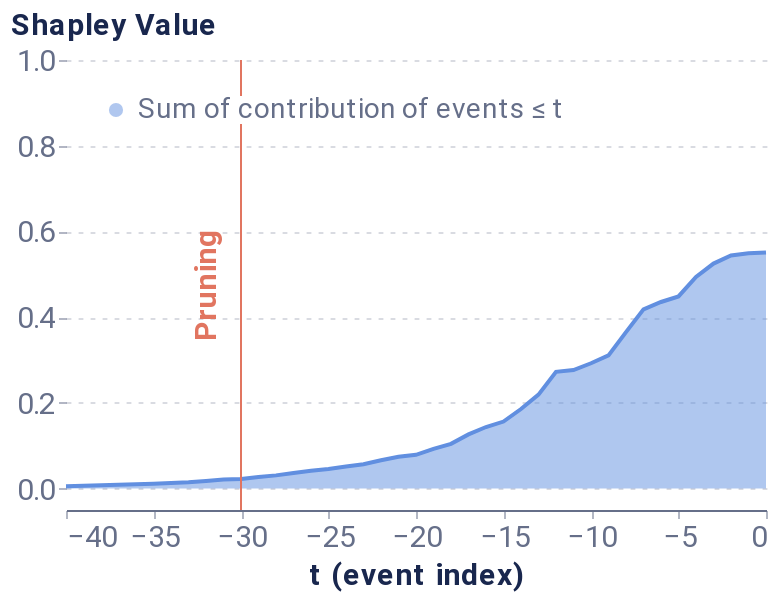

Source (notebook cell):
### Markdown cell above
##### Pruning algorithm

### Code cell
pruning_dict = {'tol': 0.025,}
coal_plot_data, coal_prun_idx = local_pruning(f, pos_x_data, pruning_dict, average_event, positive_sequence_id, sequence_id_feat, False)
# coal_prun_idx is in negative terms
pruning_idx = pos_x_data.shape[1] + coal_prun_idx
pruning_plot = plot_temp_coalition_pruning(coal_plot_data, coal_prun_idx, plot_limit=40)
pruning_plot

### Figure 1 — Vega-Lite specification as saved in the notebook (floating-point values rounded to 4 significant figures)
{"config": {"axis": {"domain": true, "domainColor": "#666F89", "grid": false, "gridCap": "round", "gridColor": "#B3B7C4", "gridDash": [2, 4], "gridWidth": 0.5, "labelColor": "#666F89", "labelFont": "Roboto, Arial, sans-serif", "labelPadding": 2, "tickColor": "#666F89", "tickOpacity": 0.5, "tickSize": 4, "titleColor": "#19274E", "titleFont": "Roboto, Arial, sans-serif", "titleFontSize": 12}, "axisBand": {"domain": true, "labelPadding": 4, "ticks": false}, "axisY": {"domain": false, "titleAlign": "left", "titleAngle": 0, "titleX": -20, "titleY": -10}, "legend": {"labelColor": "#666F89", "labelFont": "Roboto, Arial, sans-serif", "labelFontSize": 12, "symbolSize": 40, "titleColor": "#19274E", "titleFont": "Roboto, Arial, sans-serif", "titleFontSize": 12, "titlePadding": 4}, "arc": {"stroke": "#FFFFFF", "strokeWidth": 1}, "bar": {"fill": "#2770EB", "stroke": null}, "line": {"stroke": "#2770EB", "strokeWidth": 2}, "path": {"stroke": "#2770EB", "strokeWidth": 0.5}, "point": {"fill": "#2770EB", "shape": "circle", "filled": true}, "rect": {"fill": "#2770EB"}, "rule": {"stroke": "#666F89"}, "shape": {"stroke": "#2770EB"}, "text": {"color": "#19274E", "font": "Roboto, Arial, sans-serif", "fontSize": 12}, "range": {"category": ["#2770EB", "#77B98A", "#DA5252", "#FFC400", "#A87AEA", "#00A39E", "#19274E"], "diverging": ["#006360", "#2BB3AE", "#96D9D7", "#FFFFFF", "#EDAAAA", "#DA5252", "#811D1D"], "heatmap": ["#18448F", "#1B4EA5", "#2770EB", "#4C88EE", "#82ACF3", "#A6C4F7", "#E9F1FD"], "ramp": ["#18448F", "#1B4EA5", "#2770EB", "#4C88EE", "#82ACF3", "#A6C4F7", "#E9F1FD"]}, "background": "#FFFFFF", "group": {"fill": "#FFFFFF"}, "header": {"labelColor": "#19274E", "labelFont": "Roboto, Arial, sans-serif", "labelFontSize": 12, "titleColor": "#19274E", "titleFont": "Roboto, Arial, sans-serif", "titleFontSize": 16}, "title": {"anchor": "start", "color": "#19274E", "font": "Roboto, Arial, sans-serif", "fontSize": 20, "fontWeight": "bold", "offset": 20, "subtitleColor": "#19274E", "subtitleFontSize": 16}, "view": {"continuousHeight": 300, "continuousWidth": 400, "stroke": "transparent"}}, "layer": [{"mark": {"type": "area", "opacity": 0.5}, "encoding": {"color": {"field": "Coalition", "legend": {"fillColor": "white", "labelFontSize": 14, "labelLimit": 0, "orient": "top-left", "symbolSize": 50, "symbolStrokeWidth": 0, "title": null}, "scale": {"domain": ["Sum of contribution of events ≤ t"], "range": ["#618FE0"]}, "type": "nominal"}, "x": {"axis": {"labelFontSize": 15, "title": "t (event index)", "titleFontSize": 15}, "field": "t (event index)", "type": "quantitative"}, "y": {"axis": {"grid": true, "labelFontSize": 15, "titleFontSize": 15, "titleX": -28}, "field": "Shapley Value", "scale": {"domain": [-0.05, 1]}, "type": "quantitative"}}}, {"mark": "line", "encoding": {"color": {"field": "Coalition", "legend": {"fillColor": "white", "labelFontSize": 14, "labelLimit": 0, "orient": "top-left", "symbolSize": 50, "symbolStrokeWidth": 0, "title": null}, "scale": {"domain": ["Sum of contribution of events ≤ t"], "range": ["#618FE0"]}, "type": "nominal"}, "x": {"axis": {"labelFontSize": 15, "title": "t (event index)", "titleFontSize": 15}, "field": "t (event index)", "type": "quantitative"}, "y": {"axis": {"grid": true, "labelFontSize": 15, "titleFontSize": 15, "titleX": -28}, "field": "Shapley Value", "scale": {"domain": [-0.05, 1]}, "type": "quantitative"}}}, {"data": {"name": "data-214b1be6f8303b638ed06bc90701ee2d"}, "mark": {"type": "rule", "color": "#E17560"}, "encoding": {"x": {"field": "x", "type": "quantitative"}}}, {"data": {"name": "data-1ff5f42b34f55fe91292a24c0e6ec62d"}, "mark": {"type": "text", "angle": 270, "color": "#E17560", "fontSize": 15, "fontWeight": "bold", "text": "Pruning"}, "encoding": {"x": {"field": "x", "type": "quantitative"}}}], "data": {"name": "data-cea5a59822bcda18601a5234d1603b38"}, "height": 225, "width": 350, "$schema": "https://vega.github.io/schema/vega-lite/v4.17.0.json", "datasets": {"data-cea5a59822bcda18601a5234d1603b38": [{"Coalition": "Sum of contribution of events > t", "t (event index)": 0, "Shapley Value": 0.0}, {"Coalition": "Sum of contribution of events ≤ t", "t (event index)": 0, "Shapley Value": 0.5511}, {"Coalition": "Sum of contribution of events > t", "t (event index)": -1, "Shapley Value": 0.002203}, {"Coalition": "Sum of contribution of events ≤ t", "t (event index)": -1, "Shapley Value": 0.5489}, {"Coalition": "Sum of contribution of events > t", "t (event index)": -2, "Shapley Value": 0.007278}, {"Coalition": "Sum of contribution of events ≤ t", "t (event index)": -2, "Shapley Value": 0.5438}, {"Coalition": "Sum of contribution of events > t", "t (event index)": -3, "Shapley Value": 0.02611}, {"Coalition": "Sum of contribution of events ≤ t", "t (event index)": -3, "Shapley Value": 0.525}, {"Coalition": "Sum of contribution of events > t", "t (event index)": -4, "Shapley Value": 0.05748}, {"Coalition": "Sum of contribution of events ≤ t", "t (event index)": -4, "Shapley Value": 0.4936}, {"Coalition": "Sum of contribution of events > t", "t (event index)": -5, "Shapley Value": 0.1027}, {"Coalition": "Sum of contribution of events ≤ t", "t (event index)": -5, "Shapley Value": 0.4484}, {"Coalition": "Sum of contribution of events > t", "t (event index)": -6, "Shapley Value": 0.1158}, {"Coalition": "Sum of contribution of events ≤ t", "t (event index)": -6, "Shapley Value": 0.4353}, {"Coalition": "Sum of contribution of events > t", "t (event index)": -7, "Shapley Value": 0.133}, {"Coalition": "Sum of contribution of events ≤ t", "t (event index)": -7, "Shapley Value": 0.4181}, {"Coalition": "Sum of contribution of events > t", "t (event index)": -8, "Shapley Value": 0.1861}, {"Coalition": "Sum of contribution of events ≤ t", "t (event index)": -8, "Shapley Value": 0.365}, {"Coalition": "Sum of contribution of events > t", "t (event index)": -9, "Shapley Value": 0.2402}, {"Coalition": "Sum of contribution of events ≤ t", "t (event index)": -9, "Shapley Value": 0.3109}, {"Coalition": "Sum of contribution of events > t", "t (event index)": -10, "Shapley Value": 0.2587}, {"Coalition": "Sum of contribution of events ≤ t", "t (event index)": -10, "Shapley Value": 0.2924}, {"Coalition": "Sum of contribution of events > t", "t (event index)": -11, "Shapley Value": 0.2745}, {"Coalition": "Sum of contribution of events ≤ t", "t (event index)": -11, "Shapley Value": 0.2766}, {"Coalition": "Sum of contribution of events > t", "t (event index)": -12, "Shapley Value": 0.2787}, {"Coalition": "Sum of contribution of events ≤ t", "t (event index)": -12, "Shapley Value": 0.2724}, {"Coalition": "Sum of contribution of events > t", "t (event index)": -13, "Shapley Value": 0.3319}, {"Coalition": "Sum of contribution of events ≤ t", "t (event index)": -13, "Shapley Value": 0.2191}, {"Coalition": "Sum of contribution of events > t", "t (event index)": -14, "Shapley Value": 0.3654}, {"Coalition": "Sum of contribution of events ≤ t", "t (event index)": -14, "Shapley Value": 0.1856}, {"Coalition": "Sum of contribution of events > t", "t (event index)": -15, "Shapley Value": 0.3947}, {"Coalition": "Sum of contribution of events ≤ t", "t (event index)": -15, "Shapley Value": 0.1564}, {"Coalition": "Sum of contribution of events > t", "t (event index)": -16, "Shapley Value": 0.4075}, {"Coalition": "Sum of contribution of events ≤ t", "t (event index)": -16, "Shapley Value": 0.1436}, {"Coalition": "Sum of contribution of events > t", "t (event index)": -17, "Shapley Value": 0.4246}, {"Coalition": "Sum of contribution of events ≤ t", "t (event index)": -17, "Shapley Value": 0.1265}, {"Coalition": "Sum of contribution of events > t", "t (event index)": -18, "Shapley Value": 0.4466}, {"Coalition": "Sum of contribution of events ≤ t", "t (event index)": -18, "Shapley Value": 0.1045}, {"Coalition": "Sum of contribution of events > t", "t (event index)": -19, "Shapley Value": 0.4585}, {"Coalition": "Sum of contribution of events ≤ t", "t (event index)": -19, "Shapley Value": 0.0926}, {"Coalition": "Sum of contribution of events > t", "t (event index)": -20, "Shapley Value": 0.4724}, {"Coalition": "Sum of contribution of events ≤ t", "t (event index)": -20, "Shapley Value": 0.07869}, {"Coalition": "Sum of contribution of events > t", "t (event index)": -21, "Shapley Value": 0.4768}, {"Coalition": "Sum of contribution of events ≤ t", "t (event index)": -21, "Shapley Value": 0.07425}, {"Coalition": "Sum of contribution of events > t", "t (event index)": -22, "Shapley Value": 0.4852}, {"Coalition": "Sum of contribution of events ≤ t", "t (event index)": -22, "Shapley Value": 0.06592}, {"Coalition": "Sum of contribution of events > t", "t (event index)": -23, "Shapley Value": 0.4943}, {"Coalition": "Sum of contribution of events ≤ t", "t (event index)": -23, "Shapley Value": 0.05683}, {"Coalition": "Sum of contribution of events > t", "t (event index)": -24, "Shapley Value": 0.4995}, {"Coalition": "Sum of contribution of events ≤ t", "t (event index)": -24, "Shapley Value": 0.05158}, {"Coalition": "Sum of contribution of events > t", "t (event index)": -25, "Shapley Value": 0.5054}, {"Coalition": "Sum of contribution of events ≤ t", "t (event index)": -25, "Shapley Value": 0.04567}, {"Coalition": "Sum of contribution of events > t", "t (event index)": -26, "Shapley Value": 0.5097}, {"Coalition": "Sum of contribution of events ≤ t", "t (event index)": -26, "Shapley Value": 0.04138}, {"Coalition": "Sum of contribution of events > t", "t (event index)": -27, "Shapley Value": 0.5145}, {"Coalition": "Sum of contribution of events ≤ t", "t (event index)": -27, "Shapley Value": 0.03657}, {"Coalition": "Sum of contribution of events > t", "t (event index)": -28, "Shapley Value": 0.5203}, {"Coalition": "Sum of contribution of events ≤ t", "t (event index)": -28, "Shapley Value": 0.03078}, {"Coalition": "Sum of contribution of events > t", "t (event index)": -29, "Shapley Value": 0.5243}, {"Coalition": "Sum of contribution of events ≤ t", "t (event index)": -29, "Shapley Value": 0.02676}, {"Coalition": "Sum of contribution of events > t", "t (event index)": -30, "Shapley Value": 0.5287}, {"Coalition": "Sum of contribution of events ≤ t", "t (event index)": -30, "Shapley Value": 0.02235}, {"Coalition": "Sum of contribution of events > t", "t (event index)": -31, "Shapley Value": 0.5302}, {"Coalition": "Sum of contribution of events ≤ t", "t (event index)": -31, "Shapley Value": 0.02091}, {"Coalition": "Sum of contribution of events > t", "t (event index)": -32, "Shapley Value": 0.5337}, {"Coalition": "Sum of contribution of events ≤ t", "t (event index)": -32, "Shapley Value": 0.01741}, {"Coalition": "Sum of contribution of events > t", "t (event index)": -33, "Shapley Value": 0.5365}, {"Coalition": "Sum of contribution of events ≤ t", "t (event index)": -33, "Shapley Value": 0.01459}, {"Coalition": "Sum of contribution of events > t", "t (event index)": -34, "Shapley Value": 0.5382}, {"Coalition": "Sum of contribution of events ≤ t", "t (event index)": -34, "Shapley Value": 0.01293}, {"Coalition": "Sum of contribution of events > t", "t (event index)": -35, "Shapley Value": 0.5396}, {"Coalition": "Sum of contribution of events ≤ t", "t (event index)": -35, "Shapley Value": 0.01144}, {"Coalition": "Sum of contribution of events > t", "t (event index)": -36, "Shapley Value": 0.541}, {"Coalition": "Sum of contribution of events ≤ t", "t (event index)": -36, "Shapley Value": 0.01008}, {"Coalition": "Sum of contribution of events > t", "t (event index)": -37, "Shapley Value": 0.5422}, {"Coalition": "Sum of contribution of events ≤ t", "t (event index)": -37, "Shapley Value": 0.008864}, {"Coalition": "Sum of contribution of events > t", "t (event index)": -38, "Shapley Value": 0.5436}, {"Coalition": "Sum of contribution of events ≤ t", "t (event index)": -38, "Shapley Value": 0.007482}, {"Coalition": "Sum of contribution of events > t", "t (event index)": -39, "Shapley Value": 0.5444}, {"Coalition": "Sum of contribution of events ≤ t", "t (event index)": -39, "Shapley Value": 0.006716}, {"Coalition": "Sum of contribution of events > t", "t (event index)": -40, "Shapley Value": 0.5455}, {"Coalition": "Sum of contribution of events ≤ t", "t (event index)": -40, "Shapley Value": 0.005631}], "data-214b1be6f8303b638ed06bc90701ee2d": [{"x": -30}], "data-1ff5f42b34f55fe91292a24c0e6ec62d": [{"x": -32}]}}
